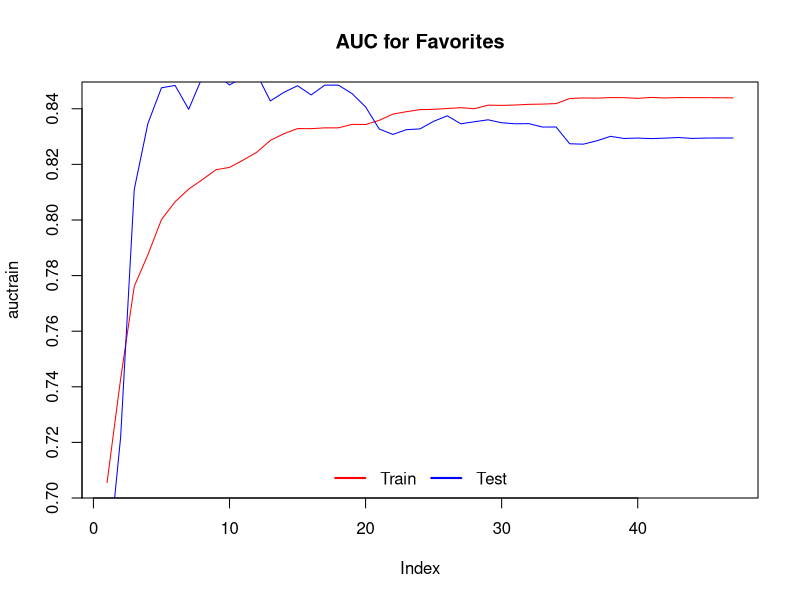
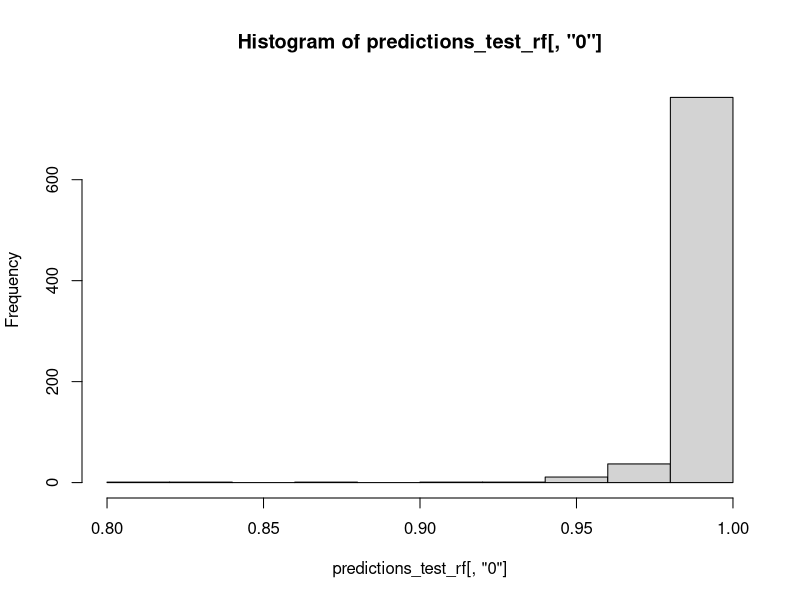
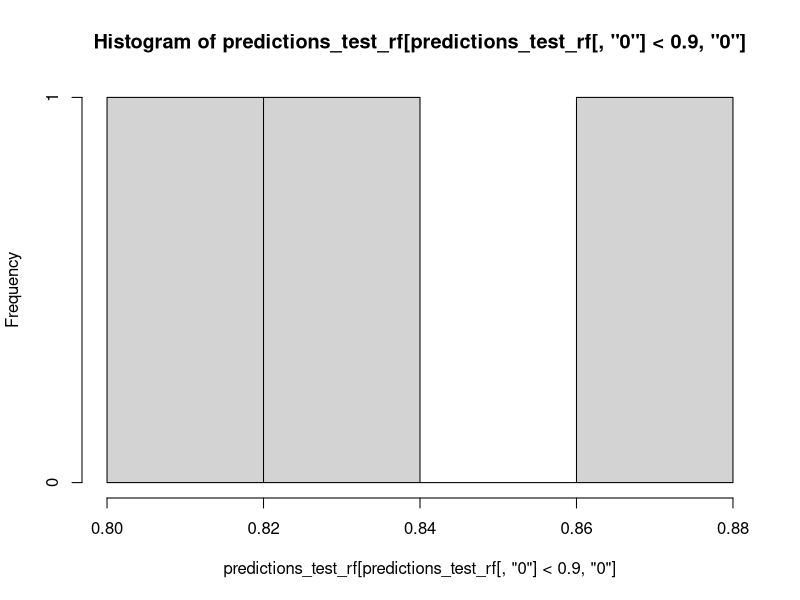

The R script that drew these images, in order: (Note: a time limit stopped this script after it produced the figures.)
#########################################################################
### Prediction of Online Engagement for Sports Apparel Industry  ########
###                         Regression                                ###
#########################################################################

#### TO BE RUN ONLY AFTER KEYWORDS_FINAL IS RUN #########################

# Set working directory to save intermediate tweet_basetable at the end
setwd("C:/Users/moetoKompiutarche/Documents/IESEG/Social Media Analytics/Group Project")

for (i in c('caret', 'pROC', 'randomForest', 'ROCR')){
  if (!require(i, character.only=TRUE)) install.packages(i, repos = "http://cran.us.r-project.org")
  require(i, character.only=TRUE)
}

# Read in basetable
tmls_complete <- read.csv("basetable_topic_SA_keyword.csv", stringsAsFactors = FALSE)

# Remove automatic and extraneous index value
tmls_complete <- tmls_complete[,-1]



### Split basetable into train and test; use stratified sample to ensure that brands are split evenly
# Set seed to ensure reproducibility
set.seed(1)
train.index <- createDataPartition(tmls_complete$X, p = .7, list = FALSE)
train <- tmls_complete[ train.index,]
test  <- tmls_complete[-train.index,]

# Benchmarks for number of targets
# Spoiler: the model works best on the normalized target variables as there are more evenly distributed
table(tmls_complete$target_fav)
table(tmls_complete$target_fav_norm)

table(tmls_complete$target_RT)
table(tmls_complete$target_RT_norm)

# Function to calculate AUC 
auc <- function(trueval, predval){
  df <- as.data.frame(cbind(trueval,predval))
  names(df) <- c("trueval","predval")
  auc <- roc(trueval~predval,data=df)$auc
  return(auc)
}

# Function to calculate F1 score
F1_score <- function(TP, FP, FN){
  Recall <- TP / (TP + FN)
  Precision <- TP / (TP + FP)
  F1_score <- 2 * (Precision*Recall) / (Precision + Recall)
  return(F1_score)
}


############################ Favorite Target #############################

####################################################################################
###### Regression on winsorized but not normalized binary target for favorite ######

### Method 1: Run forward stepwise logistic regression to pick the best predictors
variables <- names(train)[c(5:7, 10:12, 14:19, 22:32, 34:43, 50, 52:53, 55:66)]
variablesorder <- c()

# Initiate base model to add to
model <- glm(target_fav ~ 1,data=train,family=binomial)

# Create a formula (i.e. a list of the dependent and then independent variables) to use in the initial linear model
formula <- formula(paste("target_fav","~",paste(variables,collapse="+")))

# Order variables based on the size of their effect/predictive power
for(i in c(1:length(variables))){
  #calculate AIC of each model
  info <- add1(model,scope=formula,data=train)
  print(info)
  #get variable with lowest AIC
  orderedvariables <- rownames(info[order(info$AIC),])
  v <- orderedvariables[orderedvariables!="<none>"][1]
  #add variable to formula
  variablesorder <- append(variablesorder,v)
  formulanew <- formula(paste("target_fav","~",paste(variablesorder,collapse = "+")))
  model <- glm(formulanew,data=train,family=binomial)
  print(v)
}

# Initialize the variables to be used in the loop below
auctrain <- rep(0,length(variablesorder)-1)
auctest <- rep(0,length(variablesorder)-1)

# Determine the AUC of each model with an increasing number of variables to create the overall AUC chart
for(i in c(1:(length(variablesorder)-1))){
  vars <- variablesorder[0:i+1]
  print(vars)
  formula <- paste("target_fav","~",paste(vars,collapse="+"))
  model <- glm(formula,data=train,family="binomial")	
  predicttrain <- predict(model,newdata=train,type="response")
  predicttest <- predict(model,newdata=test,type="response")
  auctrain[i] <- auc(train$target_fav,predicttrain)
  auctest[i] <- auc(test$target_fav,predicttest)
} 

# Plot the AUC chart
plot(auctrain, main="AUC for Favorites", col="red", type='l')
lines(auctest,col="blue",type='l')
legend("bottom", legend=c("Train","Test"), ncol=2,bty="n",
       col=c("red", "blue"), lwd = 2)

# Based on the plot, determine the highest AUC with the lowest overtraining (i.e. gap)
finalvariables <- variablesorder[c(0:7)]
formula <- paste("target_fav","~",paste(finalvariables,collapse="+"))
model <- glm(formula,data=train,family="binomial")	
predicttrain <- predict(model,newdata=train,type="response")
predicttest <- predict(model,newdata=test,type="response")
auctrain <- auc(train$target_fav,predicttrain)
auctest <- auc(test$target_fav,predicttest)

# Discover the model created
print(model)
print(auctrain)
print(auctest)


### Model 1 evaluation ###
# Store AUC in dataframe to compare later
model_AUC <- c("train", "test")
AUC_fav <- as.data.frame(model_AUC)
AUC_fav$logistic_target_fav <- c(auctrain, auctest)

# Calculate the number of predicted high engagement based on default glm cutoff of 0.5
predict_target <- ifelse(predicttest > 0.5, 1, 0)
table(predict_target)

# Convert true and predicted targets to factors
true_target <- as.factor(test$target_RT_norm)
predict_target <- as.factor(predict_target)

# Calculate the confusion matrix
CM_target_fav_info <- confusionMatrix(true_target, predict_target)
CM_target_fav <- as.data.frame(CM_target_fav_info[["table"]])
CM_target_fav$Model <- "logistic_target_fav"

# Calculate the F1 score to determine classification accuracy
# Using first our function and then the one from the caret package to check consistency
F1_eval <- F1_score(CM_target_fav$Freq[4], CM_target_fav$Freq[2], CM_target_fav$Freq[3])
F_meas(predict_target, reference = true_target, relevant = "1")

F1_fav <- as.data.frame(c("logistic_target_fav", F1_eval))


### Method 2: Run random forest to compare to logistic regression
train_rf <- train[,c(5:7, 10:12, 14:19, 22:32, 34:43, 48, 50, 52:53, 55:66)]
test_rf <- test[c(5:7, 10:12, 14:19, 22:32, 34:43, 48, 50, 52:53, 55:66)]

# Train the model based on the selected numeric variables above
# modelrf gives a confusion matrix for the entire dataset (i.e. test and train)
train_rf$target_fav <- as.factor(train_rf$target_fav)
modelrf <- randomForest(target_fav ~., data=train_rf, importance=TRUE, ntree=100, maxnodes = 10, cutoff = c(0.1, 0.9))
predictions_train_rf <- predict(modelrf,newdata = train_rf, type = "prob")
predictions_test_rf <- predict(modelrf,newdata = test_rf, type = "prob")
auctrain <- auc(train_rf$target_fav,predictions_train_rf)
auctest <- auc(test_rf$target_fav,predictions_test_rf)

# Examined a histogram to see what an appropriate cutoff might be for this dataset
# Setting the cutoff so high leads to some overtraining and a very poor model
hist(predictions_test_rf[,"0"])
hist(predictions_test_rf[predictions_test_rf[,"0"] < .9,"0"])

### Model 2 evaluation ###
# Store AUC in dataframe to compare later
AUC_fav$randomForest_target_fav <- c(auctrain, auctest)

# Calculate the number of predicted high engagement based on default glm cutoff of 0.3
predict_target <- ifelse(predictions_test_rf[,"1"] > 0.1, 1, 0)
table(predict_target)

# Convert true and predicted targets to factors
true_target <- as.factor(test$target_fav_norm)
predict_target <- as.factor(predict_target)

# If no target is predicted, due to the small target incidence, there will only be one level
# The two lines below ensure that there are two levels even if the dataset only contains one
levels(predict_target) <- c("0", "1")

# Calculate the confusion matrix
CM_RF_target_fav_info <- confusionMatrix(true_target, predict_target)
CM_RF_target_fav <- as.data.frame(CM_RF_target_fav_info[["table"]])
CM_RF_target_fav$Model <- "RF_target_fav"

CM_fav <- rbind(CM_target_fav, CM_RF_target_fav)

# Calculate the F1 score to determine classification accuracy
# Using first our function and then the one from the caret package to check consistency
F1_eval <- F1_score(CM_RF_target_fav$Freq[4], CM_RF_target_fav$Freq[2], CM_RF_target_fav$Freq[3])
F_meas(predict_target, reference = true_target, relevant = "1")

F1_fav <- cbind(F1_fav, c("randomForest_target_fav", F1_eval))


################################################################
###### Regression on normalized binary target for favorite #####

### Method 1: Run forward stepwise logistic regression to pick the best predictors
variables <- names(train)[c(5:7, 10:12, 14:19, 22:32, 34:43, 50, 52:53, 55:66)]
variablesorder <- c()

# Initiate base model to add to
model <- glm(target_fav ~ 1,data=train,family=binomial)

# Create a formula (i.e. a list of the dependent and then independent variables) to use in the initial linear model
formula <- formula(paste("target_fav_norm","~",paste(variables,collapse="+")))

# Order variables based on the size of their effect/predictive power
for(i in c(1:length(variables))){
  #calculate AIC of each model
  info <- add1(model,scope=formula,data=train)
  print(info)
  #get variable with lowest AIC
  orderedvariables <- rownames(info[order(info$AIC),])
  v <- orderedvariables[orderedvariables!="<none>"][1]
  #add variable to formula
  variablesorder <- append(variablesorder,v)
  formulanew <- formula(paste("target_fav_norm","~",paste(variablesorder,collapse = "+")))
  model <- glm(formulanew,data=train,family=binomial)
  print(v)
}

# Initialize the variables to be used in the loop below
auctrain <- rep(0,length(variablesorder)-1)
auctest <- rep(0,length(variablesorder)-1)

# Determine the AUC of each model with an increasing number of variables to create the overall AUC chart
for(i in c(1:(length(variablesorder)-1))){
  vars <- variablesorder[0:i+1]
  print(vars)
  formula <- paste("target_fav_norm","~",paste(vars,collapse="+"))
  model <- glm(formula,data=train,family="binomial")	
  predicttrain <- predict(model,newdata=train,type="response")
  predicttest <- predict(model,newdata=test,type="response")
  auctrain[i] <- auc(train$target_fav_norm,predicttrain)
  auctest[i] <- auc(test$target_fav_norm,predicttest)
} 

# Plot the AUC chart
plot(auctrain, main="AUC for Normalized Favorites", col="red", type='l')
lines(auctest,col="blue",type='l')
legend("bottom", legend=c("Train","Test"), ncol=2,bty="n",
       col=c("red", "blue"), lwd = 2)

# Run the model with the final most significant variables
finalvariables <- variablesorder[c(0:7)]
formula <- paste("target_fav_norm","~",paste(finalvariables,collapse="+"))
model <- glm(formula,data=train,family="binomial")	
predicttrain <- predict(model,newdata=train,type="response")
predicttest <- predict(model,newdata=test,type="response")
auctrain <- auc(train$target_fav_norm,predicttrain)
auctest <- auc(test$target_fav_norm,predicttest)

# Export model coefficients for shiny
write.csv(model$coefficients, "model_fav_coefficients.csv")

# Discover the model created
print(model)
print(auctrain)
print(auctest)

### Model 3 evaluation ###
# Store AUC in dataframe to compare later
AUC_fav$logistic_target_fav_norm <- c(auctrain, auctest)

# Calculate the number of predicted high engagement based on default glm cutoff of 0.5
predict_target <- ifelse(predicttest > 0.5, 1, 0)
table(predict_target)

# Convert true and predicted targets to factors
true_target <- as.factor(test$target_fav_norm)
predict_target <- as.factor(predict_target)

# Calculate the confusion matrix
CM_target_fav_norm_info <- confusionMatrix(true_target, predict_target)
CM_target_fav_norm <- as.data.frame(CM_target_fav_norm_info[["table"]])
CM_target_fav_norm$Model <- "logistic_target_fav_norm"

CM_fav <- rbind(CM_fav, CM_target_fav_norm)

# Calculate the F1 score to determine classification accuracy
# Using first our function and then the one from the caret package to check consistency
F1_eval <- F1_score(CM_target_fav_norm$Freq[4], CM_target_fav_norm$Freq[2], CM_target_fav_norm$Freq[3])
F_meas(predict_target, reference = true_target, relevant = "1")

F1_fav <- cbind(F1_fav, c("logistic_target_fav_norm", F1_eval))


### Method 2: Run random forest to compare to logistic regression
train_rf <- train[c(5:7, 10:12, 14:19, 22:32, 34:43, 46, 50, 52:53, 55:66)]
test_rf <- test[c(5:7, 10:12, 14:19, 22:32, 34:43, 46, 50, 52:53, 55:66)]

# Train the model based on the selected numeric variables above
# modelrf gives a confusion matrix for the entire dataset (i.e. test and train)
train_rf$target_fav_norm <- as.factor(train_rf$target_fav_norm)
modelrf <- randomForest(target_fav_norm ~ ., data=train_rf, importance=TRUE, ntree=120, maxnodes = 15)
predictions_train_rf <- predict(modelrf,newdata = train_rf, type = "prob")
predictions_test_rf <- predict(modelrf,newdata = test_rf, type = "prob")
auctrain <- auc(train_rf$target_fav_norm,predictions_train_rf)
auctest <- auc(test_rf$target_fav_norm,predictions_test_rf)

### Model 4 evaluation ###
# Store AUC in dataframe to compare later
AUC_fav$RF_target_fav_norm <- c(auctrain, auctest)

# Calculate the number of predicted high engagement based on default glm cutoff of 0.5
predict_target <- ifelse(predictions_test_rf[,"1"] > 0.5, 1, 0)
table(predict_target)

# Convert true and predicted targets to factors
true_target <- as.factor(test$target_fav_norm)
predict_target <- as.factor(predict_target)

# Calculate the confusion matrix
CM_RF_target_fav_norm_info <- confusionMatrix(true_target, predict_target)
CM_RF_target_fav_norm <- as.data.frame(CM_RF_target_fav_norm_info[["table"]])
CM_RF_target_fav_norm$Model <- "randomForest_target_fav_norm"

CM_fav <- rbind(CM_fav, CM_RF_target_fav_norm)


# Calculate the F1 score to determine classification accuracy
# Using first our function and then the one from the caret package to check consistency
F1_eval <- F1_score(CM_RF_target_fav_norm$Freq[4], CM_RF_target_fav_norm$Freq[2], CM_RF_target_fav_norm$Freq[3])
F_meas(predict_target, reference = true_target, relevant = "1")

F1_fav <- cbind(F1_fav, c("randomForest_target_fav_norm", F1_eval))


### Deterine which model is best
# Print model evaluations for four models
AUC_fav
CM_fav
F1_fav

### Export evalutions to csv for use in Shiny
write.csv(AUC_fav, "AUC_fav.csv")
write.csv(CM_fav, "CM_fav.csv")
write.csv(F1_fav, "F1_fav.csv")






############################ Retweet Target #############################

####################################################################################
###### Regression on winsorized but not normalized binary target for retweet ######

### Method 1: Run forward stepwise logistic regression to pick the best predictors
variables <- names(train)[c(5:7, 10:12, 14:19, 22:32, 34:43, 50, 52:53, 55:66)]
variablesorder <- c()

# Initiate base model to add to
model <- glm(target_RT ~ 1,data=train,family=binomial)

# Create a formula (i.e. a list of the dependent and then independent variables) to use in the initial linear model
formula <- formula(paste("target_RT","~",paste(variables,collapse="+")))

# Order variables based on the size of their effect/predictive power
for(i in c(1:length(variables))){
  #calculate AIC of each model
  info <- add1(model,scope=formula,data=train)
  print(info)
  #get variable with lowest AIC
  orderedvariables <- rownames(info[order(info$AIC),])
  v <- orderedvariables[orderedvariables!="<none>"][1]
  #add variable to formula
  variablesorder <- append(variablesorder,v)
  formulanew <- formula(paste("target_RT","~",paste(variablesorder,collapse = "+")))
  model <- glm(formulanew,data=train,family=binomial)
  print(v)
}

# Initialize the variables to be used in the loop below
auctrain <- rep(0,length(variablesorder)-1)
auctest <- rep(0,length(variablesorder)-1)

# Determine the AUC of each model with an increasing number of variables to create the overall AUC chart
for(i in c(1:(length(variablesorder)-1))){
  vars <- variablesorder[0:i+1]
  print(vars)
  formula <- paste("target_RT","~",paste(vars,collapse="+"))
  model <- glm(formula,data=train,family="binomial")	
  predicttrain <- predict(model,newdata=train,type="response")
  predicttest <- predict(model,newdata=test,type="response")
  auctrain[i] <- auc(train$target_RT,predicttrain)
  auctest[i] <- auc(test$target_RT,predicttest)
} 

# Plot the AUC chart
plot(auctrain, main="AUC for Retweets", col="red", type='l')
lines(auctest,col="blue",type='l')
legend("bottom", legend=c("Train","Test"), ncol=2,bty="n",
       col=c("red", "blue"), lwd = 2)

# Based on the plot, determine the highest AUC with the lowest overtraining (i.e. gap)
finalvariables <- variablesorder[c(0:7)]
formula <- paste("target_RT","~",paste(finalvariables,collapse="+"))
model <- glm(formula,data=train,family="binomial")	
predicttrain <- predict(model,newdata=train,type="response")
predicttest <- predict(model,newdata=test,type="response")
auctrain <- auc(train$target_RT,predicttrain)
auctest <- auc(test$target_RT,predicttest)

# Discover the model created
print(model)
print(auctrain)
print(auctest)


### Model 1 evaluation ###
# Store AUC in dataframe to compare later
model_AUC <- c("train", "test")
AUC_RT <- as.data.frame(model_AUC)
AUC_RT$logistic_target_RT <- c(auctrain, auctest)

# Calculate the number of predicted high engagement based on default glm cutoff of 0.5
predict_target <- ifelse(predicttest > 0.5, 1, 0)
table(predict_target)

# Convert true and predicted targets to factors
true_target <- as.factor(test$target_RT_norm)
predict_target <- as.factor(predict_target)

# Calculate the confusion matrix
CM_target_RT_info <- confusionMatrix(true_target, predict_target)
CM_target_RT <- as.data.frame(CM_target_RT_info[["table"]])
CM_target_RT$Model <- "logistic_target_RT"

# Calculate the F1 score to determine classification accuracy
# Using first our function and then the one from the caret package to check consistency
F1_eval <- F1_score(CM_target_RT$Freq[4], CM_target_RT$Freq[2], CM_target_RT$Freq[3])
F_meas(predict_target, reference = true_target, relevant = "1")

F1_RT <- as.data.frame(c("logistic_target_RT", F1_eval))


### Method 2: Run random forest to compare to logistic regression
train_rf <- train[,c(5:7, 10:12, 14:19, 22:32, 34:43, 49, 50, 52:53, 55:66)]
test_rf <- test[c(5:7, 10:12, 14:19, 22:32, 34:43, 49, 50, 52:53, 55:66)]

# Train the model based on the selected numeric variables above
# modelrf gives a confusion matrix for the entire dataset (i.e. test and train)
train_rf$target_RT <- as.factor(train_rf$target_RT)
modelrf <- randomForest(target_RT ~., data=train_rf, importance=TRUE, ntree=100, maxnodes = 10, cutoff = c(0.1, 0.9))
predictions_train_rf <- predict(modelrf,newdata = train_rf, type = "prob")
predictions_test_rf <- predict(modelrf,newdata = test_rf, type = "prob")
auctrain <- auc(train_rf$target_RT,predictions_train_rf)
auctest <- auc(test_rf$target_RT,predictions_test_rf)

# Examined a histogram to see what an appropriate cutoff might be for this dataset
# Setting the cutoff so high leads to some overtraining and a very poor model
hist(predictions_test_rf[,"0"])
hist(predictions_test_rf[predictions_test_rf[,"0"] < .9,"0"])

### Model 2 evaluation ###
# Store AUC in dataframe to compare later
AUC_RT$randomForest_target_RT <- c(auctrain, auctest)

# Calculate the number of predicted high engagement based on default glm cutoff of 0.3
predict_target <- ifelse(predictions_test_rf[,"1"] > 0.1, 1, 0)
table(predict_target)

# Convert true and predicted targets to factors
true_target <- as.factor(test$target_RT_norm)
predict_target <- as.factor(predict_target)

# If no target is predicted, due to the small target incidence, there will only be one level
# The two lines below ensure that there are two levels even if the dataset only contains one
levels(predict_target) <- c("0", "1")

# Calculate the confusion matrix
CM_RF_target_RT_info <- confusionMatrix(true_target, predict_target)
CM_RF_target_RT <- as.data.frame(CM_RF_target_RT_info[["table"]])
CM_RF_target_RT$Model <- "RF_target_RT"

CM_RT <- rbind(CM_target_RT, CM_RF_target_RT)

# Calculate the F1 score to determine classification accuracy
# Using first our function and then the one from the caret package to check consistency
F1_eval <- F1_score(CM_RF_target_RT$Freq[4], CM_RF_target_RT$Freq[2], CM_RF_target_RT$Freq[3])
F_meas(predict_target, reference = true_target, relevant = "1")

F1_RT <- cbind(F1_RT, c("randomForest_target_RT", F1_eval))


################################################################
###### Regression on normalized binary target for retweet #####

### Method 1: Run forward stepwise logistic regression to pick the best predictors
variables <- names(train)[c(5:7, 10:12, 14:19, 22:32, 34:43, 50, 52:53, 55:66)]
variablesorder <- c()

# Initiate base model to add to
model <- glm(target_RT ~ 1,data=train,family=binomial)

# Create a formula (i.e. a list of the dependent and then independent variables) to use in the initial linear model
formula <- formula(paste("target_RT_norm","~",paste(variables,collapse="+")))

# Order variables based on the size of their effect/predictive power
for(i in c(1:length(variables))){
  #calculate AIC of each model
  info <- add1(model,scope=formula,data=train)
  print(info)
  #get variable with lowest AIC
  orderedvariables <- rownames(info[order(info$AIC),])
  v <- orderedvariables[orderedvariables!="<none>"][1]
  #add variable to formula
  variablesorder <- append(variablesorder,v)
  formulanew <- formula(paste("target_RT_norm","~",paste(variablesorder,collapse = "+")))
  model <- glm(formulanew,data=train,family=binomial)
  print(v)
}

# Initialize the variables to be used in the loop below
auctrain <- rep(0,length(variablesorder)-1)
auctest <- rep(0,length(variablesorder)-1)

# Determine the AUC of each model with an increasing number of variables to create the overall AUC chart
for(i in c(1:(length(variablesorder)-1))){
  vars <- variablesorder[0:i+1]
  print(vars)
  formula <- paste("target_RT_norm","~",paste(vars,collapse="+"))
  model <- glm(formula,data=train,family="binomial")	
  predicttrain <- predict(model,newdata=train,type="response")
  predicttest <- predict(model,newdata=test,type="response")
  auctrain[i] <- auc(train$target_RT_norm,predicttrain)
  auctest[i] <- auc(test$target_RT_norm,predicttest)
} 

# Plot the AUC chart
plot(auctrain, main="AUC for Normalized Retweets", col="red", type='l')
lines(auctest,col="blue",type='l')
legend("bottom", legend=c("Train","Test"), ncol=2,bty="n",
       col=c("red", "blue"), lwd = 2)

# Run the model with the final most significant variables
finalvariables <- variablesorder[c(0:6)]
formula <- paste("target_RT_norm","~",paste(finalvariables,collapse="+"))
model <- glm(formula,data=train,family="binomial")	
predicttrain <- predict(model,newdata=train,type="response")
predicttest <- predict(model,newdata=test,type="response")
auctrain <- auc(train$target_RT_norm,predicttrain)
auctest <- auc(test$target_RT_norm,predicttest)

# Export model coefficients
write.csv(model$coefficients, "model_RT_coefficients.csv")

# Discover the model created
print(model)
print(auctrain)
print(auctest)

### Model 3 evaluation ###
# Store AUC in dataframe to compare later
AUC_RT$logistic_target_RT_norm <- c(auctrain, auctest)

# Calculate the number of predicted high engagement based on default glm cutoff of 0.5
predict_target <- ifelse(predicttest > 0.5, 1, 0)
table(predict_target)

# Convert true and predicted targets to factors
true_target <- as.factor(test$target_RT_norm)
predict_target <- as.factor(predict_target)

# Calculate the confusion matrix
CM_target_RT_norm_info <- confusionMatrix(true_target, predict_target)
CM_target_RT_norm <- as.data.frame(CM_target_RT_norm_info[["table"]])
CM_target_RT_norm$Model <- "logistic_target_RT_norm"

CM_RT <- rbind(CM_RT, CM_target_RT_norm)

# Calculate the F1 score to determine classification accuracy
# Using first our function and then the one from the caret package to check consistency
F1_eval <- F1_score(CM_target_RT_norm$Freq[4], CM_target_RT_norm$Freq[2], CM_target_RT_norm$Freq[3])
F_meas(predict_target, reference = true_target, relevant = "1")

F1_RT <- cbind(F1_RT, c("logistic_target_RT_norm", F1_eval))


### Method 2: Run random forest to compare to logistic regression
train_rf <- train[c(5:7, 10:12, 14:19, 22:32, 34:43, 47, 50, 52:53, 55:66)]
test_rf <- test[c(5:7, 10:12, 14:19, 22:32, 34:43, 47, 50, 52:53, 55:66)]

# Train the model based on the selected numeric variables above
# modelrf gives a confusion matrix for the entire dataset (i.e. test and train)
train_rf$target_RT_norm <- as.factor(train_rf$target_RT_norm)
modelrf <- randomForest(target_RT_norm ~ ., data=train_rf, importance=TRUE, ntree=100, maxnodes = 10)
predictions_train_rf <- predict(modelrf,newdata = train_rf, type = "prob")
predictions_test_rf <- predict(modelrf,newdata = test_rf, type = "prob")
auctrain <- auc(train_rf$target_RT_norm,predictions_train_rf)
auctest <- auc(test_rf$target_RT_norm,predictions_test_rf)


### Model 4 evaluation ###
# Store AUC in dataframe to compare later
AUC_RT$RF_target_RT_norm <- c(auctrain, auctest)

# Calculate the number of predicted high engagement based on default glm cutoff of 0.5
predict_target <- ifelse(predictions_test_rf[,"1"] > 0.5, 1, 0)
table(predict_target)

# Convert true and predicted targets to factors
true_target <- as.factor(test$target_RT_norm)
predict_target <- as.factor(predict_target)

# Calculate the confusion matrix
CM_RF_target_RT_norm_info <- confusionMatrix(true_target, predict_target)
CM_RF_target_RT_norm <- as.data.frame(CM_RF_target_RT_norm_info[["table"]])
CM_RF_target_RT_norm$Model <- "randomForest_target_RT_norm"

CM_RT <- rbind(CM_RT, CM_RF_target_RT_norm)


# Calculate the F1 score to determine classification accuracy
# Using first our function and then the one from the caret package to check consistency
F1_eval <- F1_score(CM_RF_target_RT_norm$Freq[4], CM_RF_target_RT_norm$Freq[2], CM_RF_target_RT_norm$Freq[3])
F_meas(predict_target, reference = true_target, relevant = "1")

F1_RT <- cbind(F1_RT, c("randomForest_target_RT_norm", F1_eval))


### Deterine which model is best
# Print model evaluations for four models
AUC_RT
CM_RT
F1_RT

### Export evalutions to csv for use in Shiny
write.csv(AUC_RT, "AUC_RT.csv")
write.csv(CM_RT, "CM_RT.csv")
write.csv(F1_RT, "F1_RT.csv")
